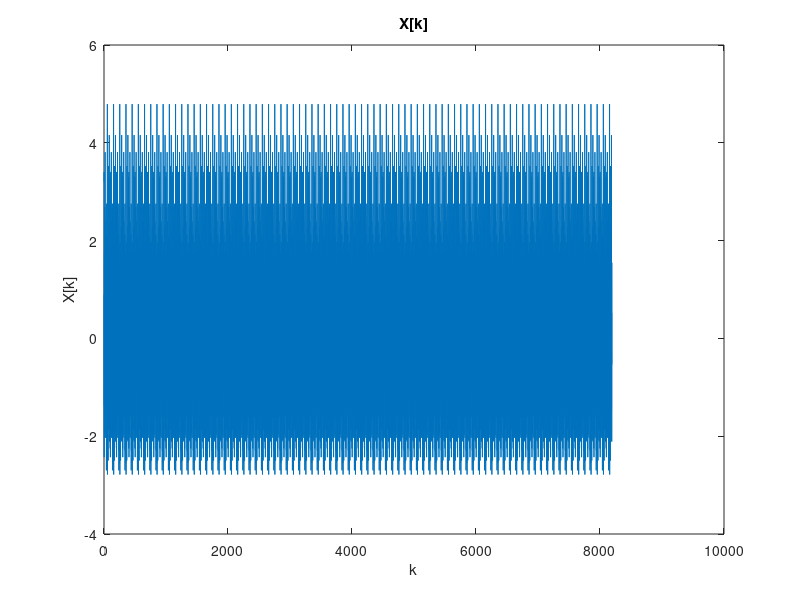
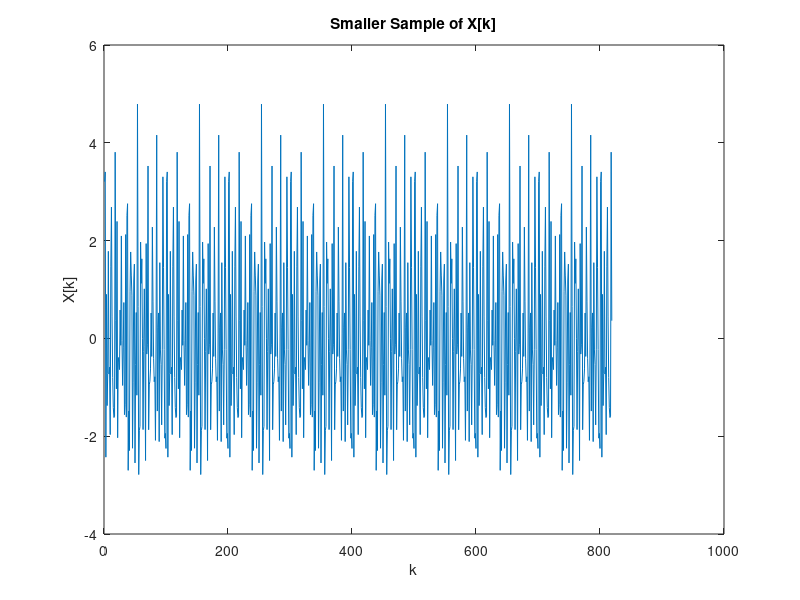

Source code (MATLAB) for these figures, in order: (Note: this script raises an error after producing the figures.)
close all
clc

%% Task 1: Construct X[k]
% Set the values of lambda
lambdas = [0.12, 0.3, 0.42, 0.19, 0.17, 0.36]';

% Define the range of k and N
N = 8192;
k = 0:N-1;

% Calculate the values of omega
omegas = 2*pi*lambdas;

% Generate the random phase offsets
phi1 = 2*pi*rand;
phi2 = 2*pi*rand;
phi3 = phi1+phi2;
phi4 = 2*pi*rand;
phi5 = 2*pi*rand;
phi6 = phi4+phi5;
phis = [phi1 phi2 phi3 phi4 phi5 phi6]';

% Calculate the values of cos(omega_i * k + phi_i) for all i and k
cos_values = zeros(6, N);
for i = 1:6
    cos_values(i, :) = cos(omegas(i)*k + phis(i));
end

% Sum the values of cos(omega_i * k + phi_i) for all i to get X[k]
X = sum(cos_values);

% Plot X[k]
figure()
plot(X)
title("X[k]")
ylabel("X[k]")
xlabel("k")

% Plot a smaller sample of our data for a clearer review.
figure()
plot(X(1:819))
title("Smaller Sample of X[k]")
ylabel("X[k]")
xlabel("k")

%% Autocorrelation
L2 = 128;                                      % Maximum number of shiftings
crossCorrFull = xcorr(X, L2);              % Cross-correlation including negative lags
normCrossCorrFull = crossCorrFull / max(crossCorrFull); % Normalizing the cross-correlation values
autoCorr = autocorr(X, L2);                % Autocorrelation of the signal

% Plot Autocorrelation
autocorr(X, L2);                           % Plotting autocorrelation
timeAxis = -L2:1:L2;                      % Time axis for the autocorrelation plot
figure()
plot(timeAxis, normCrossCorrFull)
title('Autocorrelation of Signal')
xlabel('Time [sec]')
ylabel('ACF')
grid on

%% Task 2: Power Spectrum Estimation
% Power Spectrum using Autocorrelation
powerSpec = abs(fft(autoCorr));

% Getting the Frequency Axis for Power Spectrum
freqAxis = (0:length(powerSpec)-1) / length(powerSpec);

% Plot Power Spectrum
figure()
plot(freqAxis, powerSpec)
title("Power Spectrum Estimation")
ylabel("Pxx[f]")
xlabel("f")
% Adding a line at frequency 0.5
line([0.5 0.5], [0 12], 'Color', 'red', 'LineStyle', '--')
hold on
% Finding locations of the 6 highest peaks
[peaks, peakLocations] = findpeaks(powerSpec, freqAxis, 'NPeaks', 6);
% Plotting the peaks on the power spectrum
findpeaks(powerSpec, freqAxis, 'NPeaks', 6);
% Displaying the peak numbers
text(peakLocations(1:6) + 0.02, peaks(1:6) - 0.5, num2str([1; 5; 4; 2; 6; 3]))
% Displaying the peak frequencies
text(peakLocations(1:6), peaks(1:6) + 0.8, num2str(peakLocations(1:6)'))

%% Task 3: Bispectrum Estimation
% N = 8192;
K = 32;
M = 256;
L = 64;

% Split data
subsetsX = reshape(X,[M,K]);

% a1) Indirect Method with Rectangular Window for K=32, M=256, L3=64
figure()
BispecInRec = indirectBispectrum(subsetsX, L, M, 0, 'unbiased', 128, 1);
hold on;
% Plot primary area, where f1=f2, f1+f2=0.5, f2=0
plot([0,0.25],[0,0.25],'Color','#D95319');
plot([0.25,0.5],[0.25,0],'Color','#D95319');
plot([0,0.5],[0,0],'Color','#D95319');
title('Bispectrum Estimation using the Indirect Method - Rectangular Window');
legend('Bispectrum','Primary Area');

% a2) Indirect Method with Parzen Window for K=32, M=256, L3=64
figure();
BispecInParz = indirectBispectrum(subsetsX, L, M, 0, 'unbiased', 128, 0);
% Plot primary area, where f1=f2, f1+f2=0.5, f2=0
hold on;
plot([0,0.25],[0,0.25],'Color','#D95319');
plot([0.25,0.5],[0.25,0],'Color','#D95319');
plot([0,0.5],[0,0],'Color','#D95319');
title('Bispectrum Estimation using the Indirect Method - Parzen Window');
legend('Bispectrum','Primary Area');


% b) Direct Method for K=32, M=256, J=0
J = 0;
D = 2*J + 1;

figure();
bispecDir = directBispectrum(subsetsX, M, D, M, 0);
% Plot primary area, where f1=f2, f1+f2=0.5, f2=0
hold on;
plot([0,0.25],[0,0.25],'Color','#D95319');
plot([0.25,0.5],[0.25,0],'Color','#D95319');
plot([0,0.5],[0,0],'Color','#D95319');
title('Bispectrum Estimation using the Direct Method');
legend('Bispectrum','Primary Area');

%% Task 7a: Change Segment Length
% i) K=16, M=512
K = 16;
M = 512;

% Split Data
subsetsX = reshape(X,[M,K]);

% Indirect Method with Rectangular Window for K=16, M=512, L3=64
figure();
bispecInRec1 = indirectBispectrum(subsetsX, L, M, 0, 'unbiased', 128, 1);
% Plot primary area, where f1=f2, f1+f2=0.5, f2=0
hold on;
plot([0,0.25],[0,0.25],'Color','#D95319');
plot([0.25,0.5],[0.25,0],'Color','#D95319');
plot([0,0.5],[0,0],'Color','#D95319');
title('Bispectrum Estimation using the Indirect Method - Rectangular Window');
legend('Bispectrum','Primary Area');

% Indirect Method with Parzen Window for K=16, M=512, L3=64
figure();
bispecInParz1 = indirectBispectrum(subsetsX, L, M, 0, 'unbiased', 128, 0);
% Plot primary area, where f1=f2, f1+f2=0.5, f2=0
hold on;
plot([0,0.25],[0,0.25],'Color','#D95319');
plot([0.25,0.5],[0.25,0],'Color','#D95319');
plot([0,0.5],[0,0],'Color','#D95319');
title('Bispectrum Estimation using the Indirect Method - Parzen Window');
legend('Bispectrum','Primary Area');

% Direct Method for K=16, M=512, J=0
figure();
bispecDir1 = directBispectrum(subsetsX, M, D, M, 0);
% Plot primary area, where f1=f2, f1+f2=0.5, f2=0
hold on;
plot([0,0.25],[0,0.25],'Color','#D95319');
plot([0.25,0.5],[0.25,0],'Color','#D95319');
plot([0,0.5],[0,0],'Color','#D95319');
title('Bispectrum Estimation using the Direct Method');
legend('Bispectrum','Primary Area');

% ii) K=64, M=128
K = 64;
M = 128;

% Split Data
subsetsX = reshape(X, [M,K]);

% Indirect Method with Rectangular Window for K=64, M=128, L3=64
figure();
bispecInRec2 = indirectBispectrum(subsetsX, L, M, 0, 'unbiased', 128, 1);
% Plot primary area, where f1=f2, f1+f2=0.5, f2=0
hold on;
plot([0,0.25],[0,0.25],'Color','#D95319');
plot([0.25,0.5],[0.25,0],'Color','#D95319');
plot([0,0.5],[0,0],'Color','#D95319');
title('Bispectrum Estimation using the Indirect Method - Rectangular Window');
legend('Bispectrum','Primary Area');

% Indirect Method with Parzen Window for K=64, M=128, L3=64
figure();
bispecInParz2 = indirectBispectrum(subsetsX, L, M, 0, 'unbiased', 128, 0);
% Plot primary area, where f1=f2, f1+f2=0.5, f2=0
hold on;
plot([0,0.25],[0,0.25],'Color','#D95319');
plot([0.25,0.5],[0.25,0],'Color','#D95319');
plot([0,0.5],[0,0],'Color','#D95319');
title('Bispectrum Estimation using the Indirect Method - Parzen Window');
legend('Bispectrum','Primary Area');

% Direct Method for K=64, M=128, J=0
figure();
bispecDir2 = directBispectrum(subsetsX, M, D, M, 0);
% Plot primary area, where f1=f2, f1+f2=0.5, f2=0
hold on;
plot([0,0.25],[0,0.25],'Color','#D95319');
plot([0.25,0.5],[0.25,0],'Color','#D95319');
plot([0,0.5],[0,0],'Color','#D95319');
title('Bispectrum Estimation using the Direct Method');
legend('Bispectrum','Primary Area');

%% Task 7b: Realization and Mean Value Comparison
K = 32;
M = 256;
R = 50;

% Compute the Fast Fourier Transform (FFT) of the autoCorr
fftResult = fft(autoCorr);

% Initialize variables for mean calculations
meanC2 = zeros(length(fftResult), 1);  % Mean of C2
meanC3In1 = zeros(M, M);  % Mean of C3 In1
meanC3In2 = zeros(M, M);  % Mean of C3 In2
meanC3Dir = zeros(M, M);  % Mean of C3 Dir

figure();


for i=1:R
    % Generate the random phase offsets
    phi1 = 2*pi*rand;
    phi2 = 2*pi*rand;
    phi3 = phi1+phi2;
    phi4 = 2*pi*rand;
    phi5 = 2*pi*rand;
    phi6 = phi4+phi5;
    phisNew = [phi1 phi2 phi3 phi4 phi5 phi6]';
    
    % Calculate the values of cos(omega_j * k + phi_j) for all j and k
    cos_values1 = zeros(6, N);
    for j = 1:6
        cos_values1(j, :) = cos(omegas(j)*k + phisNew(j));
    end
    
    % Sum the values of cos(omega_j * k + phi_j) for all j to get X[k]
    X = sum(cos_values1);
    
    % Autocorrelation
    L2 = 128;                                      % Maximum number of shiftings
    autoCorr1 = autocorr(X, L2);                % Autocorrelation of the signal
    
    % Power Spectrum using Autocorrelation
    powerSpec1 = abs(fft(autoCorr1));
    
    % Getting the Frequency Axis for Power Spectrum
    freqAxis1 = (0:length(powerSpec1)-1) / length(powerSpec1);
    
    meanC2 = meanC2 + powerSpec1;
    
    % Split data
    subsetsX = reshape(X,[M,K]);
    
    % Indirect Method with Rectangular Window
    bispecInRec3 = indirectBispectrum(subsetsX,L,M,0,'unbiased',128,1);
    meanC3In1 = meanC3In1 + bispecInRec3;
    
    % Indirect Method with Parzen Window
    bispecInParz3 = indirectBispectrum(subsetsX,L,M,0,'unbiased',128,0);
    meanC3In2 = meanC3In2 + bispecInParz3;
    
    % Direct Method
    bispecDir3 = directBispectrum(subsetsX,M,D,M,0);
    meanC3Dir = meanC3Dir + bispecDir3;
end

% Update mean values
meanC2 = meanC2/R;
meanC3In1 = meanC3In1/R;
meanC3In2 = meanC3In2/R;
meanC3Dir = meanC3Dir/R;

nfft = 256;
% Rotate for proper orientation
if rem(nfft,2) == 0
    waxis = (-nfft/2:(nfft/2-1))/nfft;
else
    waxis = (-(nfft-1)/2:(nfft-1)/2)/nfft;
end

% Plot mean power spectrum
figure()
plot(freqAxis1, meanC2(1,:))
title("Mean Power Spectrum Estimation")
ylabel("Mean Pxx[f]")
xlabel("f")
% Adding a line at frequency 0.5
line([0.5 0.5], [0 12], 'Color', 'red', 'LineStyle', '--')
hold on
% Finding locations of the 6 highest peaks
[peaks1, peakLocations1] = findpeaks(meanC2(1,:), freqAxis1, 'NPeaks', 6);
% Plotting the peaks on the power spectrum
findpeaks(meanC2(1,:), freqAxis1, 'NPeaks', 6);
% Displaying the peak numbers
text(peakLocations1(1:6) + 0.02, peaks1(1:6) - 0.5, num2str([1; 5; 4; 2; 6; 3]))
% Displaying the peak frequencies
text(peakLocations1(1:6), peaks1(1:6) + 0.8, num2str(peakLocations1(1:6)'))

% Plot the mean bispectrum using indirect method with rectangular window
figure();
contour(waxis, waxis, abs(meanC3In1), 4); 
grid on;
title('Mean Bispectrum Estimation using the Indirect Method with Rectangular Window');
xlabel('f1');
ylabel('f2');

% Plot the bispectrum using indirect method with Parzen window
figure();
contour(waxis, waxis, abs(meanC3In2), 4); 
grid on;
title('Mean Bispectrum Estimation using the Indirect Method with Parzen Window');
xlabel('f1');
ylabel('f2');

% Plot the bispectrum using direct method
figure();
contour(waxis, waxis, abs(meanC3Dir), 4); 
grid on;
title('Mean Bispectrum Estimation using the Direct Method');
xlabel('f1');
ylabel('f2');